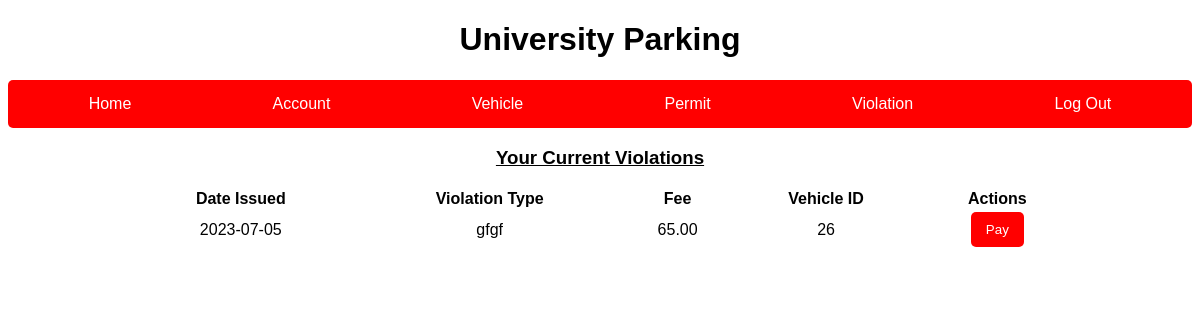
The app's page /violation.php (signed in) with its own data.
### tables this page shows
CREATE TABLE IF NOT EXISTS `user` (
  `UID` int NOT NULL AUTO_INCREMENT,
  `FirstName` varchar(50) DEFAULT NULL,
  `LastName` varchar(50) DEFAULT NULL,
  `MiddleName` varchar(50) DEFAULT NULL,
  `Email` varchar(100) DEFAULT NULL,
  `Username` varchar(50) DEFAULT NULL,
  `Password` varchar(256) DEFAULT NULL,
  `Role` varchar(50) DEFAULT NULL,
  PRIMARY KEY (`UID`)
);

CREATE TABLE IF NOT EXISTS `violation` (
  `ViolationID` int NOT NULL AUTO_INCREMENT,
  `DateIssued` date DEFAULT NULL,
  `ViolationType` varchar(255) DEFAULT NULL,
  `Fee` decimal(10,2) DEFAULT NULL,
  `VehicleID` int DEFAULT NULL,
  PRIMARY KEY (`ViolationID`),
  KEY `VehicleID` (`VehicleID`)
);

### determinerole.php (called while the page is built, shortened)
<?php
require_once 'user.php';
function determineRole($role) {
if(!isset($_SESSION['user'])){
	header("Location: login.php");
	exit();
}else{
	$user = $_SESSION['user'];
	$user_roles = $user->getRoles();
	$found=False;
	$roles = Array($role);
	return $found;
}
  }
?>

### user.php (called while the page is built, shortened)
<?php
class User{
	public $roles = array();
	function getRoles(){
		return $this->roles;
	}
}
?>

### violation.php (the view, shortened to what this page needs)
<!DOCTYPE html>
<html>
<head>
    <link rel="stylesheet" href="style.css">
</head>
<body>
<h1>University Parking</h1>
    <nav>
        <div class="navbar">
            <a href="homepage.php">Home</a>
            <a href="account.php">Account</a>
            <a href="vehicle.php">Vehicle</a>
            <a href="permit.php">Permit</a>
            <a href="violation.php">Violation</a>
            <a href="logout.php">Log Out</a>
        </div>
    </nav>
    <div style="text-align: center;">
    <?php
    require_once 'determinerole.php';
    require_once 'uparking.php';
    $conn = new mysqli($hn, $un, $pw, $db);
    if(determineRole("Staff")){
        echo '<a  href="addviolation.php"> <button style="margin-top:15px" type="button" class="btn btn-info">Add Violation</button></a>';
        echo '<h3 style="text-decoration-line: underline;">All Current Violations</h3>';
        $sql = "SELECT *
        FROM user u
        JOIN vehicle v ON u.uid = v.uid
        JOIN violation v1 ON v.vehicleID = v1.vehicleID";
        $result = $conn->query($sql);
        echo
            '<table class="table" style="width: 80%; margin: 0 auto;">
                <thead>
                    <tr>
                    <th>Date Issued</th>
                    <th>Violation Type</th>
                    <th>Fee</th>
                    <th>Vehicle ID</th>
                    <th>Actions</th>
                    </tr>
                </thead>';
        while ($row = $result->fetch_assoc()) {
            echo '<tr>
                    <td>' . $row['DateIssued'] . '</td>
                    <td>' . $row['ViolationType'] . '</td>
                    <td>' . $row['Fee'] . '</td>
                    <td>' . $row['VehicleID'] . '</td>
                    <td>
                    <a href="updateviolation.php?uid=' . $row['UID'] . '"> <button type="button" class="btn btn-info">Update</button></a>
                    <a href="deleteviolation.php?uid=' . $row['UID'] . '"> <button type="button" class="btn btn-info">Delete</button></a>
                    </td>
                </tr>';
        }
        echo '</table><br>';
    }else{
    echo '<h3 style="text-decoration-line: underline;">Your Current Violations</h3>';
        $user = $_SESSION['user'];
        $sql = "SELECT *
        FROM user u
        JOIN vehicle v ON u.uid = v.uid
        JOIN violation v1 ON v.vehicleID = v1.vehicleID
        WHERE u.uid = '$user->uid';";
        $result = $conn->query($sql);
        echo
            '<table class="table" style="width: 80%; margin: 0 auto;">
                <thead>
                    <tr>
                    <th>Date Issued</th>
                    <th>Violation Type</th>
                    <th>Fee</th>
                    <th>Vehicle ID</th>
                    <th>Actions</th>
                    </tr>
                </thead>';
        while ($row = $result->fetch_assoc()) {
            echo '<tr>
                    <td>' . $row['DateIssued'] . '</td>
                    <td>' . $row['ViolationType'] . '</td>
                    <td>' . $row['Fee'] . '</td>
                    <td>' . $row['VehicleID'] . '</td>
                    <td>
                    <a href="payviolation.php?uid=' . $user->uid . '&violationid=' . $row['ViolationID'] . '"> <button type="button" class="btn btn-info">Pay</button></a>
                    </td>
                </tr>';
        }
        echo '</table><br>';
    }
    ?>
</body>
</html>

### style.css (style rules this page uses)
body { font-family: Arial; text-align: center; background-color: white; }
a { color: #776bda; text-decoration: none; }
button { background-color: red; color: white; border: none; padding: 10px 15px; border-radius: 5px; cursor: pointer; }
.navbar { background-color: red; padding: 10px; border-radius: 5px; display: flex; justify-content: space-around; }
.navbar a { color: white; text-decoration: none; padding: 5px 10px; }

### records on screen
user: violation.DateIssued "2023-07-05", violation.ViolationType "gfgf", violation.Fee "65.00", violation.VehicleID "26"
